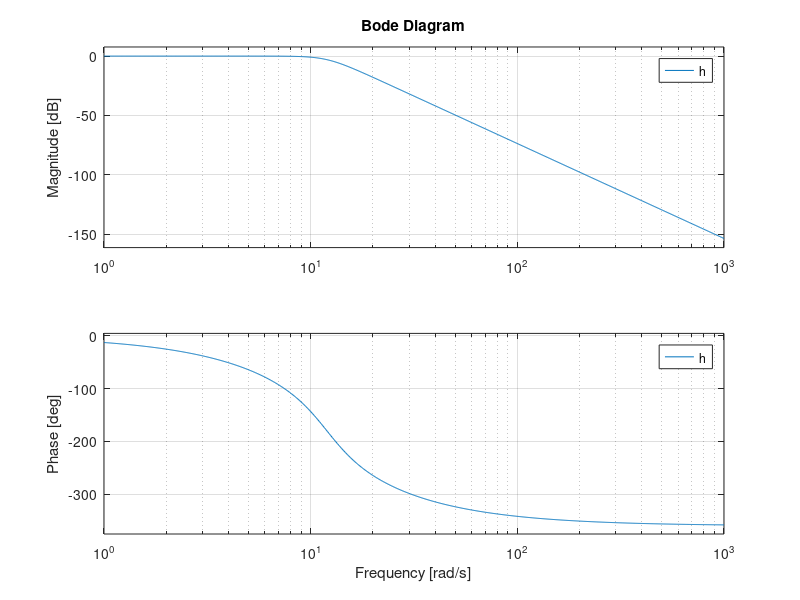

This figure's MATLAB source: (Note: this script raises an error after producing the figure.)
function question1abutterbode
%UNTITLED Summary of this function goes here
%   Detailed explanation goes here
 wp = 10;
 ws = 20;
 rp = -1 * mag2db(0.9);
 rs = -1 * mag2db(0.15);
 [N,Wc] = buttord(wp,ws,rp,rs,'s');  % code taken from lecture slide of chapter 5
 [num,den] = butter(N,Wc,'s');
 h = tf(num,den)
 bode(h)
 [h,w] = freqs(num,den);
end

